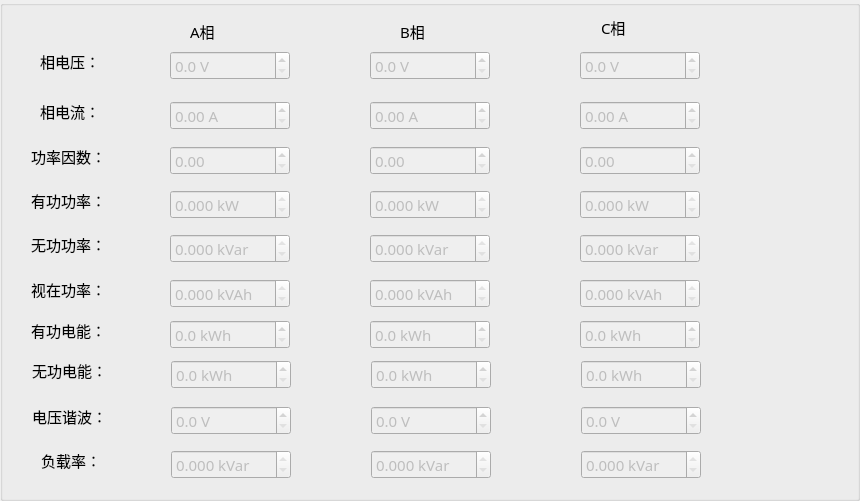
    <widget class="QGroupBox" name="groupBox_5">
     <property name="geometry">
      <rect>
       <x>-1</x>
       <y>-4</y>
       <width>860</width>
       <height>501</height>
      </rect>
     </property>
     <property name="font">
      <font>
       <pointsize>11</pointsize>
      </font>
     </property>
     <property name="title">
      <string/>
     </property>
     <widget class="QDoubleSpinBox" name="eleA">
      <property name="enabled">
       <bool>false</bool>
      </property>
      <property name="geometry">
       <rect>
        <x>170</x>
        <y>320</y>
        <width>120</width>
        <height>29</height>
       </rect>
      </property>
      <property name="font">
       <font>
        <family>微软雅黑</family>
        <pointsize>11</pointsize>
       </font>
      </property>
      <property name="suffix">
       <string> kWh</string>
      </property>
      <property name="decimals">
       <number>1</number>
      </property>
      <property name="maximum">
       <double>1000000.000000000000000</double>
      </property>
     </widget>
     <widget class="QDoubleSpinBox" name="volB">
      <property name="enabled">
       <bool>false</bool>
      </property>
      <property name="geometry">
       <rect>
        <x>370</x>
        <y>51</y>
        <width>120</width>
        <height>29</height>
       </rect>
      </property>
      <property name="font">
       <font>
        <family>微软雅黑</family>
        <pointsize>11</pointsize>
       </font>
      </property>
      <property name="suffix">
       <string> V</string>
      </property>
      <property name="decimals">
       <number>1</number>
      </property>
      <property name="maximum">
       <double>500.000000000000000</double>
      </property>
     </widget>
     <widget class="QLabel" name="label_111">
      <property name="geometry">
       <rect>
        <x>40</x>
        <y>101</y>
        <width>60</width>
        <height>20</height>
       </rect>
      </property>
      <property name="font">
       <font>
        <family>微软雅黑</family>
        <pointsize>11</pointsize>
       </font>
      </property>
      <property name="text">
       <string>相电流：</string>
      </property>
     </widget>
     <widget class="QLabel" name="label_112">
      <property name="geometry">
       <rect>
        <x>31</x>
        <y>146</y>
        <width>75</width>
        <height>20</height>
       </rect>
      </property>
      <property name="font">
       <font>
        <family>微软雅黑</family>
        <pointsize>11</pointsize>
       </font>
      </property>
      <property name="text">
       <string>功率因数：</string>
      </property>
     </widget>
     <widget class="QDoubleSpinBox" name="curA">
      <property name="enabled">
       <bool>false</bool>
      </property>
      <property name="geometry">
       <rect>
        <x>170</x>
        <y>101</y>
        <width>120</width>
        <height>29</height>
       </rect>
      </property>
      <property name="font">
       <font>
        <family>微软雅黑</family>
        <pointsize>11</pointsize>
       </font>
      </property>
      <property name="suffix">
       <string> A</string>
      </property>
      <property name="decimals">
       <number>2</number>
      </property>
      <property name="maximum">
       <double>150.000000000000000</double>
      </property>
     </widget>
     <widget class="QLabel" name="label_109">
      <property name="geometry">
       <rect>
        <x>400</x>
        <y>16</y>
        <width>25</width>
        <height>30</height>
       </rect>
      </property>
      <property name="minimumSize">
       <size>
        <width>0</width>
        <height>30</height>
       </size>
      </property>
      <property name="font">
       <font>
        <family>微软雅黑</family>
        <pointsize>11</pointsize>
       </font>
      </property>
      <property name="text">
       <string>B相</string>
      </property>
     </widget>
     <widget class="QDoubleSpinBox" name="Rec_PowA">
      <property name="enabled">
       <bool>false</bool>
      </property>
      <property name="geometry">
       <rect>
        <x>170</x>
        <y>234</y>
        <width>120</width>
        <height>29</height>
       </rect>
      </property>
      <property name="font">
       <font>
        <family>微软雅黑</family>
        <pointsize>11</pointsize>
       </font>
      </property>
      <property name="readOnly">
       <bool>true</bool>
      </property>
      <property name="buttonSymbols">
       <enum>QAbstractSpinBox::UpDownArrows</enum>
      </property>
      <property name="suffix">
       <string> kVar</string>
      </property>
      <property name="decimals">
       <number>3</number>
      </property>
      <property name="maximum">
       <double>10000000.000000000000000</double>
      </property>
     </widget>
     <widget class="QDoubleSpinBox" name="curB">
      <property name="enabled">
       <bool>false</bool>
      </property>
      <property name="geometry">
       <rect>
        <x>370</x>
        <y>101</y>
        <width>120</width>
        <height>29</height>
       </rect>
      </property>
      <property name="font">
       <font>
        <family>微软雅黑</family>
        <pointsize>11</pointsize>
       </font>
      </property>
      <property name="suffix">
       <string> A</string>
      </property>
      <property name="decimals">
       <number>2</number>
      </property>
      <property name="maximum">
       <double>150.000000000000000</double>
      </property>
     </widget>
     <widget class="QLabel" name="label_107">
      <property name="geometry">
       <rect>
        <x>190</x>
        <y>16</y>
        <width>26</width>
        <height>30</height>
       </rect>
      </property>
      <property name="minimumSize">
       <size>
        <width>0</width>
        <height>30</height>
       </size>
      </property>
      <property name="font">
       <font>
        <family>微软雅黑</family>
        <pointsize>11</pointsize>
       </font>
      </property>
      <property name="text">
       <string>A相</string>
      </property>
     </widget>
     <widget class="QDoubleSpinBox" name="Rec_PowC">
      <property name="enabled">
       <bool>false</bool>
      </property>
      <property name="geometry">
       <rect>
        <x>580</x>
        <y>234</y>
        <width>120</width>
        <height>29</height>
       </rect>
      </property>
      <property name="font">
       <font>
        <family>微软雅黑</family>
        <pointsize>11</pointsize>
       </font>
      </property>
      <property name="readOnly">
       <bool>true</bool>
      </property>
      <property name="buttonSymbols">
       <enum>QAbstractSpinBox::UpDownArrows</enum>
      </property>
      <property name="suffix">
       <string> kVar</string>
      </property>
      <property name="decimals">
       <number>3</number>
      </property>
      <property name="maximum">
       <double>10000000.000000000000000</double>
      </property>
     </widget>
     <widget class="QDoubleSpinBox" name="eleB">
      <property name="enabled">
       <bool>false</bool>
      </property>
      <property name="geometry">
       <rect>
        <x>370</x>
        <y>320</y>
        <width>120</width>
        <height>29</height>
       </rect>
      </property>
      <property name="font">
       <font>
        <family>微软雅黑</family>
        <pointsize>11</pointsize>
       </font>
      </property>
      <property name="suffix">
       <string> kWh</string>
      </property>
      <property name="decimals">
       <number>1</number>
      </property>
      <property name="maximum">
       <double>1000000.000000000000000</double>
      </property>
     </widget>
     <widget class="QLabel" name="label_116">
      <property name="geometry">
       <rect>
        <x>31</x>
        <y>320</y>
        <width>75</width>
        <height>20</height>
       </rect>
      </property>
      <property name="font">
       <font>
        <family>微软雅黑</family>
        <pointsize>11</pointsize>
       </font>
      </property>
      <property name="text">
       <string>有功电能：</string>
      </property>
     </widget>
     <widget class="QDoubleSpinBox" name="volC">
      <property name="enabled">
       <bool>false</bool>
      </property>
      <property name="geometry">
       <rect>
        <x>580</x>
        <y>51</y>
        <width>120</width>
        <height>29</height>
       </rect>
      </property>
      <property name="font">
       <font>
        <family>微软雅黑</family>
        <pointsize>11</pointsize>
       </font>
      </property>
      <property name="suffix">
       <string> V</string>
      </property>
      <property name="decimals">
       <number>1</number>
      </property>
      <property name="maximum">
       <double>500.000000000000000</double>
      </property>
     </widget>
     <widget class="QLabel" name="label_115">
      <property name="geometry">
       <rect>
        <x>31</x>
        <y>279</y>
        <width>75</width>
        <height>20</height>
       </rect>
      </property>
      <property name="font">
       <font>
        <family>微软雅黑</family>
        <pointsize>11</pointsize>
       </font>
      </property>
      <property name="text">
       <string>视在功率：</string>
      </property>
     </widget>
     <widget class="QDoubleSpinBox" name="curC">
      <property name="enabled">
       <bool>false</bool>
      </property>
      <property name="geometry">
       <rect>
        <x>580</x>
        <y>101</y>
        <width>120</width>
        <height>29</height>
       </rect>
      </property>
      <property name="font">
       <font>
        <family>微软雅黑</family>
        <pointsize>11</pointsize>
       </font>
      </property>
      <property name="suffix">
       <string> A</string>
      </property>
      <property name="decimals">
       <number>2</number>
      </property>
      <property name="maximum">
       <double>150.000000000000000</double>
      </property>
     </widget>
     <widget class="QDoubleSpinBox" name="pfA">
      <property name="enabled">
       <bool>false</bool>
      </property>
      <property name="geometry">
       <rect>
        <x>170</x>
        <y>146</y>
        <width>120</width>
        <height>29</height>
       </rect>
      </property>
      <property name="font">
       <font>
        <family>微软雅黑</family>
        <pointsize>11</pointsize>
       </font>
      </property>
      <property name="autoFillBackground">
       <bool>false</bool>
      </property>
      <property name="decimals">
       <number>2</number>
      </property>
      <property name="maximum">
       <double>1.000000000000000</double>
      </property>
      <property name="singleStep">
       <double>0.050000000000000</double>
      </property>
     </widget>
     <widget class="QLabel" name="label_110">
      <property name="geometry">
       <rect>
        <x>40</x>
        <y>51</y>
        <width>60</width>
        <height>20</height>
       </rect>
      </property>
      <property name="font">
       <font>
        <family>微软雅黑</family>
        <pointsize>11</pointsize>
       </font>
      </property>
      <property name="text">
       <string>相电压：</string>
      </property>
     </widget>
     <widget class="QDoubleSpinBox" name="act_PowA">
      <property name="enabled">
       <bool>false</bool>
      </property>
      <property name="geometry">
       <rect>
        <x>170</x>
        <y>190</y>
        <width>120</width>
        <height>29</height>
       </rect>
      </property>
      <property name="font">
       <font>
        <family>微软雅黑</family>
        <pointsize>11</pointsize>
       </font>
      </property>
      <property name="readOnly">
       <bool>true</bool>
      </property>
      <property name="buttonSymbols">
       <enum>QAbstractSpinBox::UpDownArrows</enum>
      </property>
      <property name="suffix">
       <string> kW</string>
      </property>
      <property name="decimals">
       <number>3</number>
      </property>
      <property name="maximum">
       <double>10000000.000000000000000</double>
      </property>
     </widget>
     <widget class="QDoubleSpinBox" name="Rec_PowB">
      <property name="enabled">
       <bool>false</bool>
      </property>
      <property name="geometry">
       <rect>
        <x>370</x>
        <y>234</y>
        <width>120</width>
        <height>29</height>
       </rect>
      </property>
      <property name="font">
       <font>
        <family>微软雅黑</family>
        <pointsize>11</pointsize>
       </font>
      </property>
      <property name="readOnly">
       <bool>true</bool>
      </property>
      <property name="buttonSymbols">
       <enum>QAbstractSpinBox::UpDownArrows</enum>
      </property>
      <property name="suffix">
       <string> kVar</string>
      </property>
      <property name="decimals">
       <number>3</number>
      </property>
      <property name="maximum">
       <double>10000000.000000000000000</double>
      </property>
     </widget>
     <widget class="QLabel" name="label_113">
      <property name="geometry">
       <rect>
        <x>31</x>
        <y>190</y>
        <width>75</width>
        <height>20</height>
       </rect>
      </property>
      <property name="font">
       <font>
        <family>微软雅黑</family>
        <pointsize>11</pointsize>
       </font>
      </property>
      <property name="text">
       <string>有功功率：</string>
      </property>
     </widget>
     <widget class="QDoubleSpinBox" name="pfC">
      <property name="enabled">
       <bool>false</bool>
      </property>
      <property name="geometry">
       <rect>
        <x>580</x>
        <y>146</y>
        <width>120</width>
        <height>29</height>
       </rect>
      </property>
      <property name="font">
       <font>
        <family>微软雅黑</family>
        <pointsize>11</pointsize>
       </font>
      </property>
      <property name="decimals">
       <number>2</number>
      </property>
      <property name="maximum">
       <double>1.000000000000000</double>
      </property>
      <property name="singleStep">
       <double>0.050000000000000</double>
      </property>
     </widget>
     <widget class="QDoubleSpinBox" name="ApparentC">
      <property name="enabled">
       <bool>false</bool>
      </property>
      <property name="geometry">
       <rect>
        <x>580</x>
        <y>279</y>
        <width>120</width>
        <height>29</height>
       </rect>
      </property>
      <property name="font">
       <font>
        <family>微软雅黑</family>
        <pointsize>11</pointsize>
       </font>
      </property>
      <property name="readOnly">
       <bool>true</bool>
      </property>
      <property name="buttonSymbols">
       <enum>QAbstractSpinBox::UpDownArrows</enum>
      </property>
      <property name="suffix">
       <string> kVAh</string>
      </property>
      <property name="decimals">
       <number>3</number>
      </property>
      <property name="maximum">
       <double>10000000.000000000000000</double>
      </property>
     </widget>
     <widget class="QDoubleSpinBox" name="pfB">
      <property name="enabled">
       <bool>false</bool>
      </property>
      <property name="geometry">
       <rect>
        <x>370</x>
        <y>146</y>
        <width>120</width>
        <height>29</height>
       </rect>
      </property>
      <property name="font">
       <font>
        <family>微软雅黑</family>
        <pointsize>11</pointsize>
       </font>
      </property>
      <property name="decimals">
       <number>2</number>
      </property>
      <property name="maximum">
       <double>1.000000000000000</double>
      </property>
      <property name="singleStep">
       <double>0.050000000000000</double>
      </property>
     </widget>
     <widget class="QDoubleSpinBox" name="ApparentA">
      <property name="enabled">
       <bool>false</bool>
      </property>
      <property name="geometry">
       <rect>
        <x>170</x>
        <y>279</y>
        <width>120</width>
        <height>29</height>
       </rect>
      </property>
      <property name="font">
       <font>
        <family>微软雅黑</family>
        <pointsize>11</pointsize>
       </font>
      </property>
      <property name="readOnly">
       <bool>true</bool>
      </property>
      <property name="buttonSymbols">
       <enum>QAbstractSpinBox::UpDownArrows</enum>
      </property>
      <property name="suffix">
       <string> kVAh</string>
      </property>
      <property name="decimals">
       <number>3</number>
      </property>
      <property name="maximum">
       <double>10000000.000000000000000</double>
      </property>
     </widget>
     <widget class="QLabel" name="label_114">
      <property name="geometry">
       <rect>
        <x>31</x>
        <y>234</y>
        <width>75</width>
        <height>20</height>
       </rect>
      </property>
      <property name="font">
       <font>
        <family>微软雅黑</family>
        <pointsize>11</pointsize>
       </font>
      </property>
      <property name="text">
       <string>无功功率：</string>
      </property>
     </widget>
     <widget class="QDoubleSpinBox" name="act_PowC">
      <property name="enabled">
       <bool>false</bool>
      </property>
      <property name="geometry">
       <rect>
        <x>580</x>
        <y>190</y>
        <width>120</width>
        <height>29</height>
       </rect>
      </property>
      <property name="font">
       <font>
        <family>微软雅黑</family>
        <pointsize>11</pointsize>
       </font>
      </property>
      <property name="readOnly">
       <bool>true</bool>
      </property>
      <property name="buttonSymbols">
       <enum>QAbstractSpinBox::UpDownArrows</enum>
      </property>
      <property name="suffix">
       <string> kW</string>
      </property>
      <property name="decimals">
       <number>3</number>
      </property>
      <property name="maximum">
       <double>10000000.000000000000000</double>
      </property>
     </widget>
     <widget class="QDoubleSpinBox" name="act_PowB">
      <property name="enabled">
       <bool>false</bool>
      </property>
      <property name="geometry">
       <rect>
        <x>370</x>
        <y>190</y>
        <width>120</width>
        <height>29</height>
       </rect>
      </property>
      <property name="font">
       <font>
        <family>微软雅黑</family>
        <pointsize>11</pointsize>
       </font>
      </property>
      <property name="readOnly">
       <bool>true</bool>
      </property>
      <property name="buttonSymbols">
       <enum>QAbstractSpinBox::UpDownArrows</enum>
      </property>
      <property name="suffix">
       <string> kW</string>
      </property>
      <property name="decimals">
       <number>3</number>
      </property>
      <property name="maximum">
       <double>10000000.000000000000000</double>
      </property>
     </widget>
     <widget class="QDoubleSpinBox" name="ApparentB">
      <property name="enabled">
       <bool>false</bool>
      </property>
      <property name="geometry">
       <rect>
        <x>370</x>
        <y>279</y>
        <width>120</width>
        <height>29</height>
       </rect>
      </property>
      <property name="font">
       <font>
        <family>微软雅黑</family>
        <pointsize>11</pointsize>
       </font>
      </property>
      <property name="readOnly">
       <bool>true</bool>
      </property>
      <property name="buttonSymbols">
       <enum>QAbstractSpinBox::UpDownArrows</enum>
      </property>
      <property name="suffix">
       <string> kVAh</string>
      </property>
      <property name="decimals">
       <number>3</number>
      </property>
      <property name="maximum">
       <double>10000000.000000000000000</double>
      </property>
     </widget>
     <widget class="QLabel" name="label_108">
      <property name="geometry">
       <rect>
        <x>601</x>
        <y>12</y>
        <width>51</width>
        <height>30</height>
       </rect>
      </property>
      <property name="minimumSize">
       <size>
        <width>0</width>
        <height>30</height>
       </size>
      </property>
      <property name="font">
       <font>
        <family>微软雅黑</family>
        <pointsize>11</pointsize>
       </font>
      </property>
      <property name="text">
       <string>C相</string>
      </property>
     </widget>
     <widget class="QDoubleSpinBox" name="eleC">
      <property name="enabled">
       <bool>false</bool>
      </property>
      <property name="geometry">
       <rect>
        <x>580</x>
        <y>320</y>
        <width>120</width>
        <height>29</height>
       </rect>
      </property>
      <property name="font">
       <font>
        <family>微软雅黑</family>
        <pointsize>11</pointsize>
       </font>
      </property>
      <property name="suffix">
       <string> kWh</string>
      </property>
      <property name="decimals">
       <number>1</number>
      </property>
      <property name="maximum">
       <double>1000000.000000000000000</double>
      </property>
     </widget>
     <widget class="QDoubleSpinBox" name="volA">
      <property name="enabled">
       <bool>false</bool>
      </property>
      <property name="geometry">
       <rect>
        <x>170</x>
        <y>51</y>
        <width>120</width>
        <height>29</height>
       </rect>
      </property>
      <property name="font">
       <font>
        <family>微软雅黑</family>
        <pointsize>11</pointsize>
       </font>
      </property>
      <property name="suffix">
       <string> V</string>
      </property>
      <property name="decimals">
       <number>1</number>
      </property>
      <property name="maximum">
       <double>500.000000000000000</double>
      </property>
     </widget>
     <widget class="QDoubleSpinBox" name="eleB_3">
      <property name="enabled">
       <bool>false</bool>
      </property>
      <property name="geometry">
       <rect>
        <x>371</x>
        <y>360</y>
        <width>120</width>
        <height>29</height>
       </rect>
      </property>
      <property name="font">
       <font>
        <family>微软雅黑</family>
        <pointsize>11</pointsize>
       </font>
      </property>
      <property name="suffix">
       <string> kWh</string>
      </property>
      <property name="decimals">
       <number>1</number>
      </property>
      <property name="maximum">
       <double>1000000.000000000000000</double>
      </property>
     </widget>
     <widget class="QDoubleSpinBox" name="eleC_3">
      <property name="enabled">
       <bool>false</bool>
      </property>
      <property name="geometry">
       <rect>
        <x>581</x>
        <y>360</y>
        <width>120</width>
        <height>29</height>
       </rect>
      </property>
      <property name="font">
       <font>
        <family>微软雅黑</family>
        <pointsize>11</pointsize>
       </font>
      </property>
      <property name="suffix">
       <string> kWh</string>
      </property>
      <property name="decimals">
       <number>1</number>
      </property>
      <property name="maximum">
       <double>1000000.000000000000000</double>
      </property>
     </widget>
     <widget class="QDoubleSpinBox" name="eleA_3">
      <property name="enabled">
       <bool>false</bool>
      </property>
      <property name="geometry">
       <rect>
        <x>171</x>
        <y>360</y>
        <width>120</width>
        <height>29</height>
       </rect>
      </property>
      <property name="font">
       <font>
        <family>微软雅黑</family>
        <pointsize>11</pointsize>
       </font>
      </property>
      <property name="suffix">
       <string> kWh</string>
      </property>
      <property name="decimals">
       <number>1</number>
      </property>
      <property name="maximum">
       <double>1000000.000000000000000</double>
      </property>
     </widget>
     <widget class="QLabel" name="label_125">
      <property name="geometry">
       <rect>
        <x>32</x>
        <y>360</y>
        <width>75</width>
        <height>20</height>
       </rect>
      </property>
      <property name="font">
       <font>
        <family>微软雅黑</family>
        <pointsize>11</pointsize>
       </font>
      </property>
      <property name="text">
       <string>无功电能：</string>
      </property>
     </widget>
     <widget class="QDoubleSpinBox" name="volC_3">
      <property name="enabled">
       <bool>false</bool>
      </property>
      <property name="geometry">
       <rect>
        <x>581</x>
        <y>406</y>
        <width>120</width>
        <height>29</height>
       </rect>
      </property>
      <property name="font">
       <font>
        <family>微软雅黑</family>
        <pointsize>11</pointsize>
       </font>
      </property>
      <property name="suffix">
       <string> V</string>
      </property>
      <property name="decimals">
       <number>1</number>
      </property>
      <property name="maximum">
       <double>500.000000000000000</double>
      </property>
     </widget>
     <widget class="QLabel" name="label_132">
      <property name="geometry">
       <rect>
        <x>32</x>
        <y>406</y>
        <width>71</width>
        <height>20</height>
       </rect>
      </property>
      <property name="font">
       <font>
        <family>微软雅黑</family>
        <pointsize>11</pointsize>
       </font>
      </property>
      <property name="text">
       <string>电压谐波：</string>
      </property>
     </widget>
     <widget class="QDoubleSpinBox" name="volB_3">
      <property name="enabled">
       <bool>false</bool>
      </property>
      <property name="geometry">
       <rect>
        <x>371</x>
        <y>406</y>
        <width>120</width>
        <height>29</height>
       </rect>
      </property>
      <property name="font">
       <font>
        <family>微软雅黑</family>
        <pointsize>11</pointsize>
       </font>
      </property>
      <property name="suffix">
       <string> V</string>
      </property>
      <property name="decimals">
       <number>1</number>
      </property>
      <property name="maximum">
       <double>500.000000000000000</double>
      </property>
     </widget>
     <widget class="QDoubleSpinBox" name="volA_3">
      <property name="enabled">
       <bool>false</bool>
      </property>
      <property name="geometry">
       <rect>
        <x>171</x>
        <y>406</y>
        <width>120</width>
        <height>29</height>
       </rect>
      </property>
      <property name="font">
       <font>
        <family>微软雅黑</family>
        <pointsize>11</pointsize>
       </font>
      </property>
      <property name="suffix">
       <string> V</string>
      </property>
      <property name="decimals">
       <number>1</number>
      </property>
      <property name="maximum">
       <double>500.000000000000000</double>
      </property>
     </widget>
     <widget class="QDoubleSpinBox" name="Rec_PowB_4">
      <property name="enabled">
       <bool>false</bool>
      </property>
      <property name="geometry">
       <rect>
        <x>371</x>
        <y>450</y>
        <width>120</width>
        <height>29</height>
       </rect>
      </property>
      <property name="font">
       <font>
        <family>微软雅黑</family>
        <pointsize>11</pointsize>
       </font>
      </property>
      <property name="readOnly">
       <bool>true</bool>
      </property>
      <property name="buttonSymbols">
       <enum>QAbstractSpinBox::UpDownArrows</enum>
      </property>
      <property name="suffix">
       <string> kVar</string>
      </property>
      <property name="decimals">
       <number>3</number>
      </property>
      <property name="maximum">
       <double>10000000.000000000000000</double>
      </property>
     </widget>
     <widget class="QDoubleSpinBox" name="Rec_PowA_4">
      <property name="enabled">
       <bool>false</bool>
      </property>
      <property name="geometry">
       <rect>
        <x>171</x>
        <y>450</y>
        <width>120</width>
        <height>29</height>
       </rect>
      </property>
      <property name="font">
       <font>
        <family>微软雅黑</family>
        <pointsize>11</pointsize>
       </font>
      </property>
      <property name="readOnly">
       <bool>true</bool>
      </property>
      <property name="buttonSymbols">
       <enum>QAbstractSpinBox::UpDownArrows</enum>
      </property>
      <property name="suffix">
       <string> kVar</string>
      </property>
      <property name="decimals">
       <number>3</number>
      </property>
      <property name="maximum">
       <double>10000000.000000000000000</double>
      </property>
     </widget>
     <widget class="QLabel" name="label_152">
      <property name="geometry">
       <rect>
        <x>41</x>
        <y>450</y>
        <width>75</width>
        <height>20</height>
       </rect>
      </property>
      <property name="font">
       <font>
        <family>微软雅黑</family>
        <pointsize>11</pointsize>
       </font>
      </property>
      <property name="text">
       <string>负载率：</string>
      </property>
     </widget>
     <widget class="QDoubleSpinBox" name="Rec_PowC_4">
      <property name="enabled">
       <bool>false</bool>
      </property>
      <property name="geometry">
       <rect>
        <x>581</x>
        <y>450</y>
        <width>120</width>
        <height>29</height>
       </rect>
      </property>
      <property name="font">
       <font>
        <family>微软雅黑</family>
        <pointsize>11</pointsize>
       </font>
      </property>
      <property name="readOnly">
       <bool>true</bool>
      </property>
      <property name="buttonSymbols">
       <enum>QAbstractSpinBox::UpDownArrows</enum>
      </property>
      <property name="suffix">
       <string> kVar</string>
      </property>
      <property name="decimals">
       <number>3</number>
      </property>
      <property name="maximum">
       <double>10000000.000000000000000</double>
      </property>
     </widget>
    </widget>
